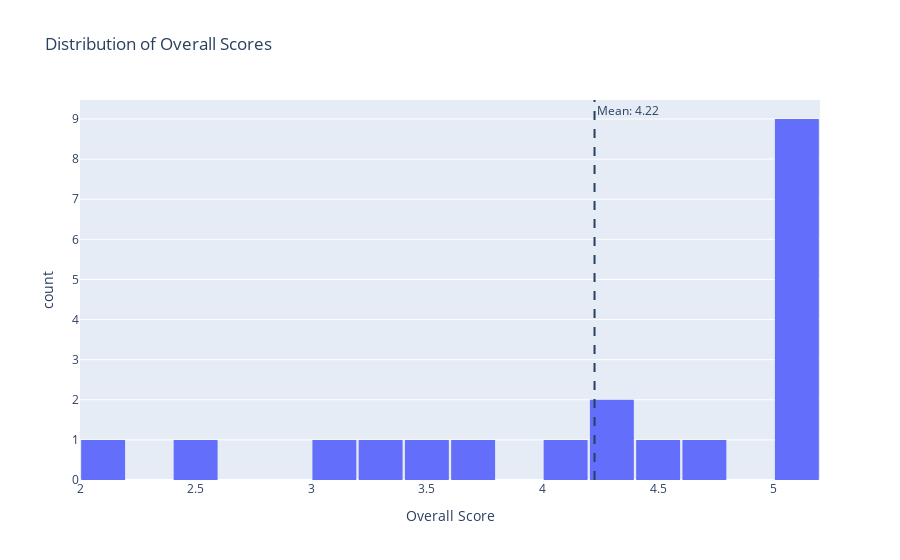

Here is the notebook cell this chart was saved with:
### Code cell
overall_histogram(final_df)

### Figure 1 — Plotly figure (JSON) as saved in the notebook; plotly's stock layout.template omitted (floating-point values rounded to 4 significant figures)
{"data": [{"bingroup": "x", "hovertemplate": "Overall Score=%{x}<br>count=%{y}<extra></extra>", "legendgroup": "", "marker": {"color": "#636efa", "pattern": {"shape": ""}}, "name": "", "nbinsx": 20, "orientation": "v", "showlegend": false, "type": "histogram", "x": [2.1, 4.2, 5.0, 5.0, 3.1, 4.2, 4.7, 5.0, 5.0, 5.0, 4.0, 5.0, 4.5, 5.0, 2.4, 5.0, 3.2, 5.0, 3.4, 3.7], "xaxis": "x", "yaxis": "y"}], "layout": {"annotations": [{"showarrow": false, "text": "Mean: 4.22", "x": 4.225, "xanchor": "left", "xref": "x", "y": 1, "yanchor": "top", "yref": "y domain"}], "bargap": 0.05, "barmode": "relative", "legend": {"tracegroupgap": 0}, "shapes": [{"line": {"dash": "dash"}, "type": "line", "x0": 4.225, "x1": 4.225, "xref": "x", "y0": 0, "y1": 1, "yref": "y domain"}], "title": {"text": "Distribution of Overall Scores"}, "xaxis": {"anchor": "y", "domain": [0, 1], "dtick": 0.5, "title": {"text": "Overall Score"}}, "yaxis": {"anchor": "x", "domain": [0, 1], "title": {"text": "count"}}}}
